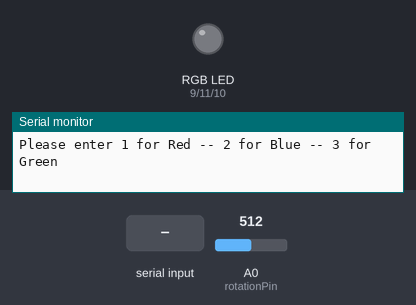
Simulated run of this sketch. Board: Arduino Uno, built with avr-gcc and run on an emulated ATmega328P. Parts: an RGB LED mixed from three pins (HIGH = lit), the last lines printed to the serial monitor. Inputs (shaded band) come from the test bench; at power-on: A0 (rotationPin) = 512. Dim RGB values are drawn brighter than linear.

Above: at 1.2 s.
1.3 s: "1" received over Serial
At 2.3 s:
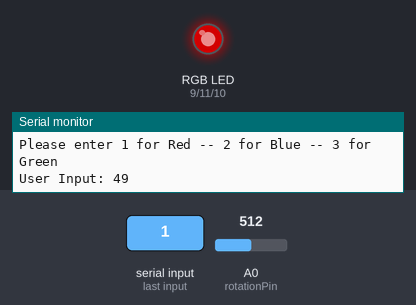
2.8 s: A0 (rotationPin) set to 716
At 3.4 s:
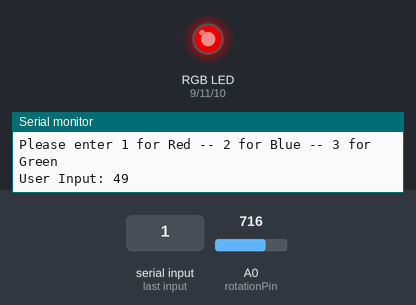
4.3 s: A0 (rotationPin) set to 900
At 4.6 s:
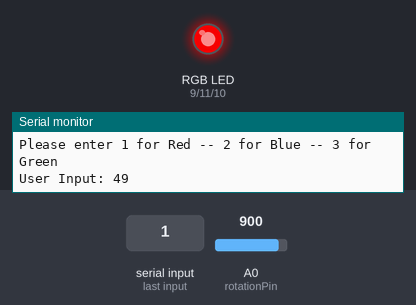
5.8 s: A0 (rotationPin) set to 122
At 7.0 s:
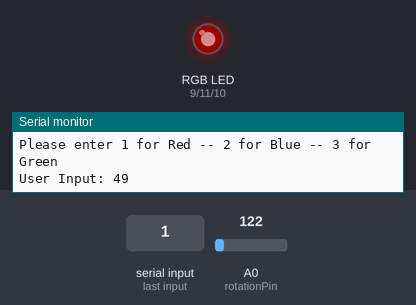
7.3 s: A0 (rotationPin) set to 511
At 8.2 s:
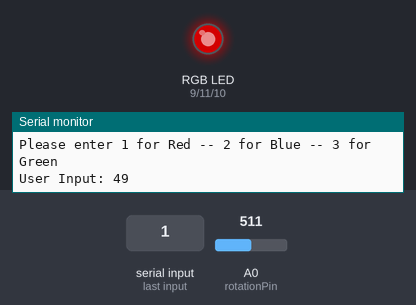
Timing chart, 0 to 9.8 s (numbered marks = the images above; inputs shaded):
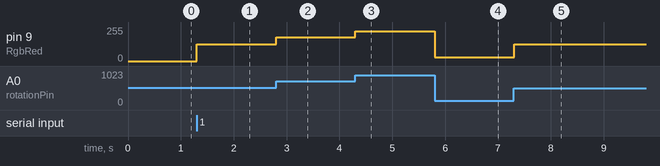

Measured:
- after the input at 1.3 s, pin 9 (RgbRed): 0/255 → 127/255 at once
- after the input at 2.8 s, pin 9 (RgbRed): 127/255 → 178/255 at once
- after the input at 4.3 s, pin 9 (RgbRed): 178/255 → 224/255 at once
- after the input at 5.8 s, pin 9 (RgbRed): 224/255 → 30/255 at once
- after the input at 7.3 s, pin 9 (RgbRed): 30/255 → 127/255 at once

The sketch:

lab6_level2.ino
```cpp
// C++ code
// Emre YILMAZ
// 06.07.2021

int RgbRed = 9; // red led set to pin 9
int RgbBlue = 10; // blue led set to pin 10
int RgbGreen = 11; // green led set to pin 11

int rotationPin = A0; // rotaion pin set to pin A0

// for user input
int userInput = 0;

void setup()
{
  Serial.begin(9600);
  pinMode(RgbRed, OUTPUT);
  pinMode(RgbBlue, OUTPUT);
  pinMode(RgbGreen, OUTPUT);
  pinMode(rotationPin, INPUT);
  Serial.println("Please enter 1 for Red -- 2 for Blue -- 3 for Green");
}

void loop()
{

  // gettin user input


  if(Serial.available() > 0){
    userInput = Serial.read();
    Serial.print("User Input: ");
    Serial.println(userInput, DEC);


    while(userInput == 49){
      int data = analogRead(rotationPin); // reads the data from A0
      data = map(data, 2, 1021, 0, 255);
      analogWrite(RgbRed, data);
      delay(5);
      if(data == 255){
       break;
      }
    }
    while(userInput == 50){
      int data = analogRead(rotationPin); // reads the data from A0
      data = map(data, 2, 1021, 0, 255);
      analogWrite(RgbBlue, data);
      delay(5);
      if(data == 255){
       break;
      }
    }
    while(userInput == 51){
      int data = analogRead(rotationPin); // reads the data from A0
      data = map(data, 2, 1021, 0, 255);
      analogWrite(RgbGreen, data);
      delay(5);
      if(data == 255){
       break;
      }
    }

  }


}
```
